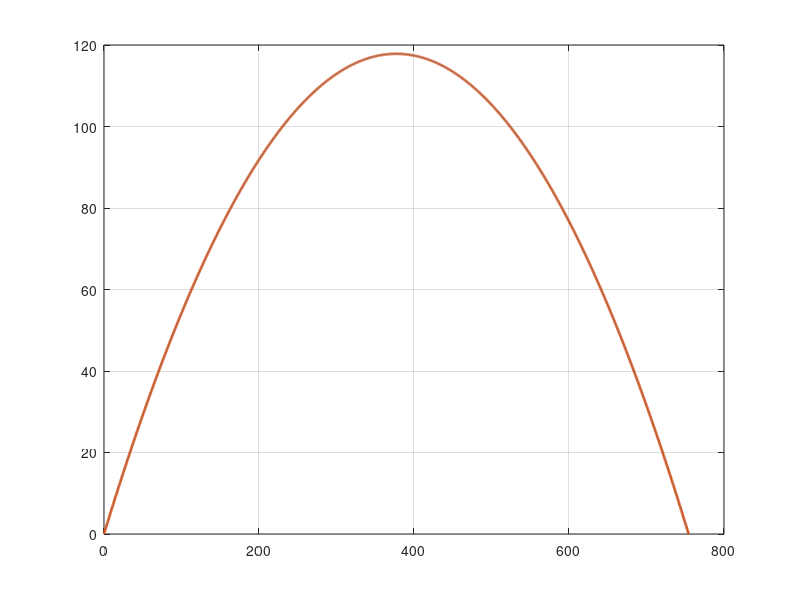

The MATLAB script that drew this image: (Note: this script raises an error after producing the figure.)
%Michael Gagliardi
%1/6/21
%Project 2: Hitting a home run with air resistance, determining the net...
%force, time of flight, range, and maximum height
%
%Phase 1: Comparing the analytic solutions to the numeric,
%without drag determining the trajectory of a baseball
%
clear; clf;

% ----- define given information -----

x0 = 0; y0 = 0; 
v0mph = 112;   % exit velocity in mph
phi0deg = 32;   % launch angle in degrees             
g = 9.8; %gravitational constant (or acceleration to do gravity in m/s^2)
m = 0.145; %mass of baseball in kg

% ----- more variables -----

mph2mps = 5280 * 12 * 2.54 / 100 / 3600;   % mph to m/s conversion
deg2rad = pi()/180;   % degrees to radians conversion
m2ft = 3.281; %meters to feet conversion
v0 = v0mph * mph2mps;   % initial speed in m/s
phi0 = phi0deg * deg2rad;   % initial angle in rad 
v0x = v0 * cos(phi0);   % x-component of initial velocity in m/s
v0y = v0 * sin(phi0);   % y-component of initial velocity in m/s

% ----- useful characteristics of the trajectory -----

tH = v0y/g;   % time to reach max. height, in m
t_land = 2*tH;   % time of flight, in s
H = tH * v0y/2;   % maximum height, in m
R = v0x * t_land;   % range, in m 

% ----- set up a time array and compute x(t) and y(t) analytically -----

tmin = 0; tmax = t_land;   % stop when the ball lands
N = 2000;    % intervals
t = linspace(tmin, tmax, 1+N);   % time array, connects x(t) with y(t)
xt = x0 + v0x*t;   % x(t), ax = 0 in m
yt = y0 + v0y*t - (1/2)*g*t.^2;  % y(t), ay = -g in m
xt = xt*m2ft; %x(t) in ft
yt = yt*m2ft; %x(t) in ft

% ----- numeric calculation of the trajectory -----

dt = (tmax-tmin)/N;
y = zeros(1, 1+N);   %initialize y(t)
x = zeros(1, 1+N);   %initialize x(t)
y(1) = y0;
vy = v0y;   
vx = v0x;
for n = 1:N   % stop at N
    Fx = 0; %x component of Fnet
    Fy = m*-g; %y component of Fnet
    ay = Fy/m; %acceleration in y direction
    ax = Fx/m; %acceleration in x direction
    y(n+1) = y(n) + vy*dt + (1/2)*ay*dt^2;   
    vy = vy + ay*dt; % redefining vy
    x(n+1) = x(n) + vx*dt + (1/2)*ax*dt^2; %computing x(t)
    vx = vx + ax*dt; %redifining vx
end
y = y*m2ft; %converting m to feet
x = x*m2ft; %converting m to feet

%--------checking numeric vs analytical-------
checkXsum = sum(abs(x-xt)) %%should be 0 if analytical and numerical are same
checkYsum = sum(abs(y-yt)) %%should be 0 if analytical and numerical are same

% ----- plot -----
plot(xt, yt, x, y, 'LineWidth', 2)
grid on
ax = gca; ax.FontSize = 16; ax.GridAlpha = 0.25;
xlabel('x (ft)', 'FontSize', 18)  
ylabel('y (ft)', 'FontSize', 18)
title({'ECE 202 Project 2 Phase 1: Trajectory of a baseball', ...
    'no drag, analytic vs. numeric'}, 'FontSize', 24)
legend({'analytic solution (behind numeric)', ...
    'numeric solution'}, 'Location','northeast','FontSize', 18)
ylim([y0-5,H*m2ft+20])

